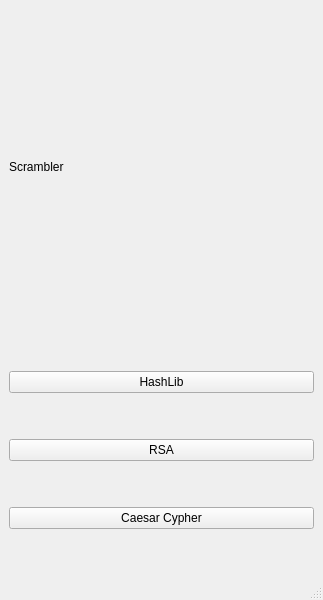
<?xml version="1.0" encoding="UTF-8"?>
<ui version="4.0">
 <class>MainWindow</class>
 <widget class="QMainWindow" name="MainWindow">
  <property name="geometry">
   <rect>
    <x>0</x>
    <y>0</y>
    <width>323</width>
    <height>600</height>
   </rect>
  </property>
  <property name="windowTitle">
   <string>MainWindow</string>
  </property>
  <widget class="QWidget" name="centralwidget">
   <layout class="QVBoxLayout" name="verticalLayout">
    <item>
     <widget class="QLabel" name="label">
      <property name="text">
       <string>Scrambler</string>
      </property>
     </widget>
    </item>
    <item>
     <spacer name="verticalSpacer">
      <property name="orientation">
       <enum>Qt::Vertical</enum>
      </property>
      <property name="sizeType">
       <enum>QSizePolicy::Preferred</enum>
      </property>
      <property name="sizeHint" stdset="0">
       <size>
        <width>20</width>
        <height>40</height>
       </size>
      </property>
     </spacer>
    </item>
    <item>
     <widget class="QPushButton" name="goToHashScreen">
      <property name="sizePolicy">
       <sizepolicy hsizetype="Minimum" vsizetype="Fixed">
        <horstretch>10</horstretch>
        <verstretch>0</verstretch>
       </sizepolicy>
      </property>
      <property name="text">
       <string>HashLib</string>
      </property>
     </widget>
    </item>
    <item>
     <spacer name="verticalSpacer_3">
      <property name="orientation">
       <enum>Qt::Vertical</enum>
      </property>
      <property name="sizeType">
       <enum>QSizePolicy::Minimum</enum>
      </property>
      <property name="sizeHint" stdset="0">
       <size>
        <width>20</width>
        <height>40</height>
       </size>
      </property>
     </spacer>
    </item>
    <item>
     <widget class="QPushButton" name="goToRsaScreen">
      <property name="text">
       <string>RSA</string>
      </property>
     </widget>
    </item>
    <item>
     <spacer name="verticalSpacer_4">
      <property name="orientation">
       <enum>Qt::Vertical</enum>
      </property>
      <property name="sizeType">
       <enum>QSizePolicy::Minimum</enum>
      </property>
      <property name="sizeHint" stdset="0">
       <size>
        <width>20</width>
        <height>40</height>
       </size>
      </property>
     </spacer>
    </item>
    <item>
     <widget class="QPushButton" name="goToCaesarScreen">
      <property name="text">
       <string>Caesar Cypher</string>
      </property>
     </widget>
    </item>
    <item>
     <spacer name="verticalSpacer_2">
      <property name="orientation">
       <enum>Qt::Vertical</enum>
      </property>
      <property name="sizeType">
       <enum>QSizePolicy::Preferred</enum>
      </property>
      <property name="sizeHint" stdset="0">
       <size>
        <width>20</width>
        <height>40</height>
       </size>
      </property>
     </spacer>
    </item>
   </layout>
  </widget>
  <widget class="QMenuBar" name="menubar">
   <property name="geometry">
    <rect>
     <x>0</x>
     <y>0</y>
     <width>323</width>
     <height>21</height>
    </rect>
   </property>
  </widget>
  <widget class="QStatusBar" name="statusbar"/>
 </widget>
 <resources/>
 <connections/>
</ui>
